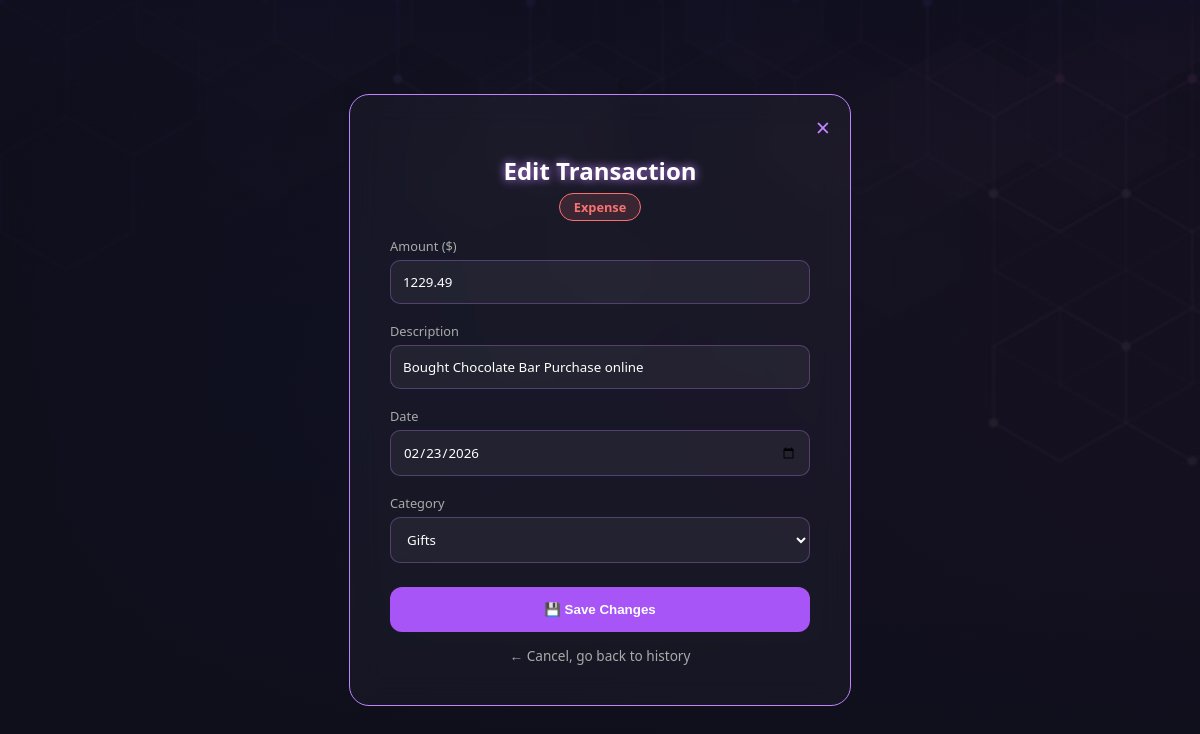
The page /history/edit/20033/ (signed in) on the database its author committed.
### Budget/models.py (models this page shows, shortened)
class Transaction(models.Model):
    TYPE_CHOICES = [
        ('income', 'Income'),
        ('expense', 'Expense'),
    ]
    user        = models.ForeignKey(User, on_delete=models.CASCADE)
    amount      = models.FloatField()
    description = models.CharField(max_length=255, blank=True)
    date        = models.DateField()
    type        = models.CharField(max_length=10, choices=TYPE_CHOICES)
    category    = models.ForeignKey(Category, on_delete=models.SET_NULL, null=True, blank=True)

class Category(models.Model):
    name = models.CharField(max_length=100)

### Budget/views.py (the view, shortened to what this page needs)
# urls.py: path('history/edit/<int:pk>/',   views.edit_transaction,   name='edit_transaction'),
@login_required(login_url='login_url')
def edit_transaction(request, pk):
    tx         = get_object_or_404(Transaction, pk=pk, user=request.user)
    categories = Category.objects.all()
    return render(request, 'edit_transaction.html', {'tx': tx, 'categories': categories})

### templates/edit_transaction.html (shortened to what this page needs)
{% load static %}
<!DOCTYPE html>
<html lang="en">
<head>
</head>
<body>
    <div class="edit-card">
        <a href="{% url 'history_url' %}" class="close-btn">&times;</a>
        <h2 style="text-shadow: 0 0 10px #c084fc; margin-bottom: 6px;">Edit Transaction</h2>
        <span class="type-badge {% if tx.type == 'income' %}type-income{% else %}type-expense{% endif %}">
            {{ tx.type|capfirst }}
        </span>
        <form method="POST" action="{% url 'edit_transaction' tx.pk %}">
            <div class="input-group">
                <label>Amount ($)</label>
                <input type="number" name="amount" step="0.01" min="0.01"
                       value="{{ tx.amount }}" required>
            </div>
            <div class="input-group">
                <label>Description</label>
                <input type="text" name="description"
                       value="{{ tx.description }}" placeholder="Optional note...">
            </div>
            <div class="input-group">
                <label>Date</label>
                <input type="date" name="date" value="{{ tx.date|date:'Y-m-d' }}" required>
            </div>
            <div class="input-group">
                <label>Category</label>
                <select name="category">
                    {% for cat in categories %}
                        <option value="{{ cat.id }}"
                            {% if tx.category_id == cat.id %}selected{% endif %}>
                            {{ cat.name }}
                        </option>
                    {% endfor %}
                </select>
            </div>
            <button type="submit" class="save-btn">💾 Save Changes</button>
        </form>
        <a href="{% url 'history_url' %}" class="cancel-link">← Cancel, go back to history</a>
    </div>
</body>
</html>

### rows shown on the page
Transaction: type "Expense", amount "1229.49", description "Bought Chocolate Bar Purchase online", date "02/23/2026", category "Gifts"
